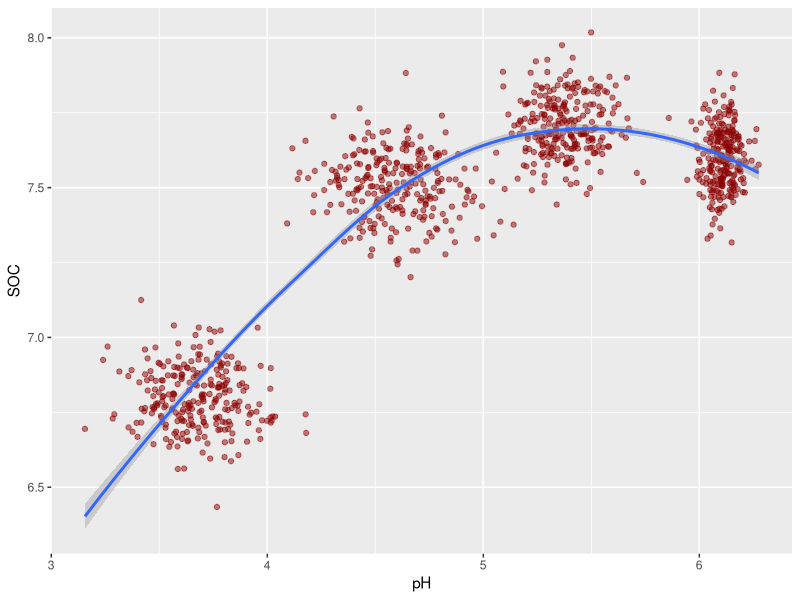
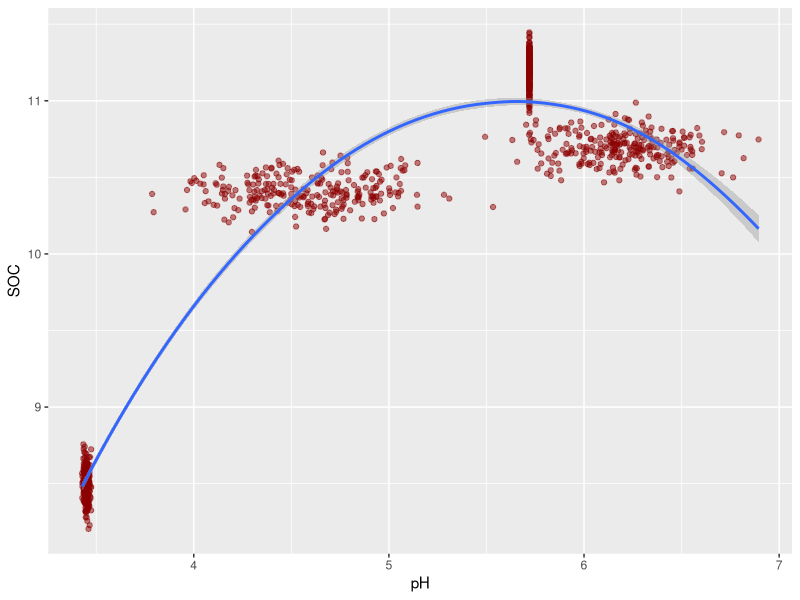
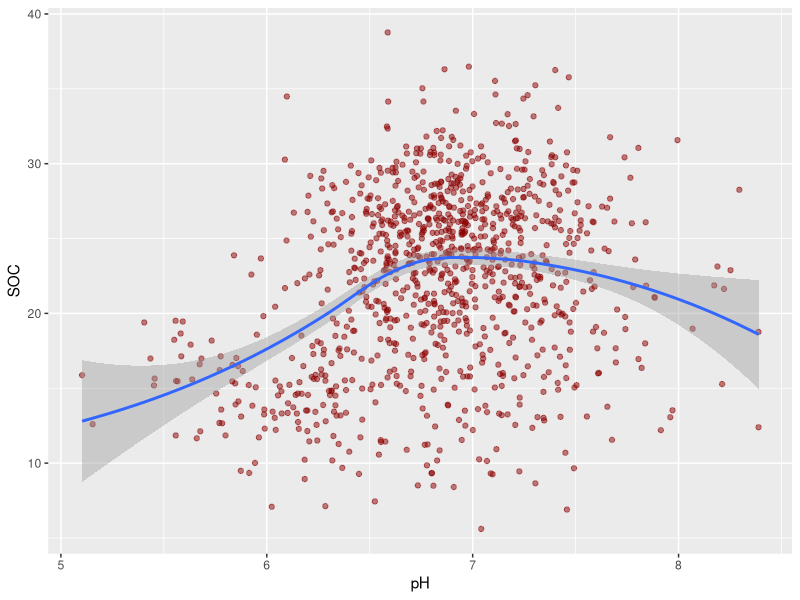
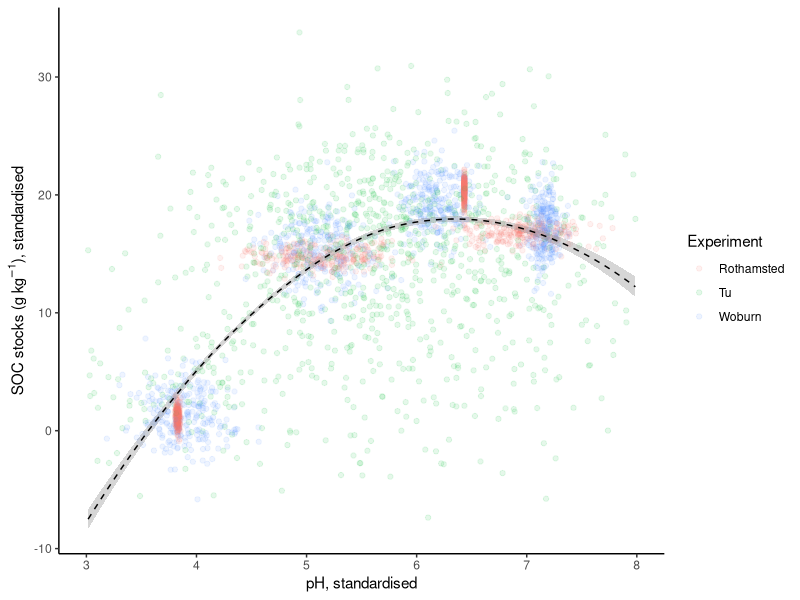
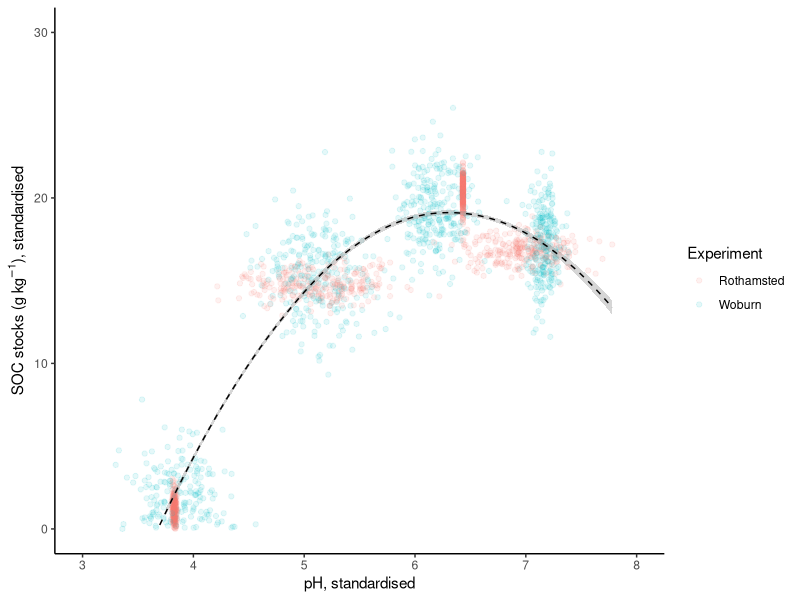
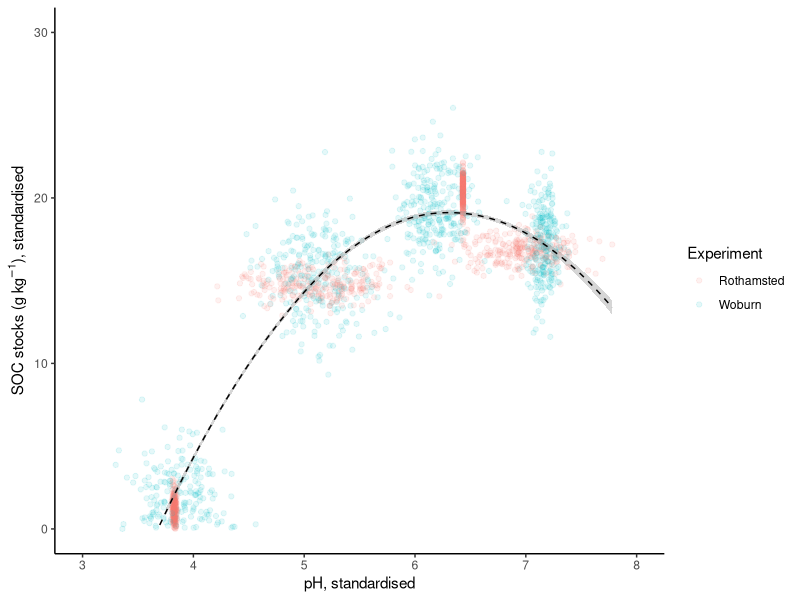

These figures' R source, in order:

# script to derive pH -> SOC response curve function for use in modelling studies
library(tidyverse)

set.seed(2605)
sim_n = round(10^3 / 4, 0)
Roth_dat <- tibble(pH = c(rnorm(n = sim_n, mean = 3.45, sd = 0.01),
                          rnorm(n = sim_n, mean = 4.58, sd = 0.31),
                          rnorm(n = sim_n, mean = 5.72, sd = 0),
                          rnorm(n = sim_n, mean = 6.19, sd = 0.23)),
                   SOC = c(rnorm(n = sim_n, mean = 8.5, sd = 0.1),
                           rnorm(n = sim_n, mean = 10.4, sd = 0.1),
                           rnorm(n = sim_n, mean = 11.2, sd = 0.1),
                           rnorm(n = sim_n, mean = 10.7, sd = 0.1))
)

sim_n <- round(10^3 / 4, 0)
Wob_dat <- tibble(pH = c(rnorm(n = sim_n, mean = 3.67, sd = 0.18),
                         rnorm(n = sim_n, mean = 4.59, sd = 0.2),
                         rnorm(n = sim_n, mean = 5.37, sd = 0.13),
                         rnorm(n = sim_n, mean = 6.1, sd = 0.06)),
                  SOC = c(rnorm(n = sim_n, mean = 6.8, sd = 0.1),
                          rnorm(n = sim_n, mean = 7.5, sd = 0.1),
                          rnorm(n = sim_n, mean = 7.7, sd = 0.1),
                          rnorm(n = sim_n, mean = 7.6, sd = 0.1)))

sim_n <- round(10^3 / 13, 0)
Tu_dat <- tibble(pH = c(rnorm(n = sim_n, mean = 6.46, sd = 0.59),
                        rnorm(n = sim_n, mean = 6.09, sd = 0.33),
                        rnorm(n = sim_n, mean = 6.78, sd = 0.57),
                        rnorm(n = sim_n, mean = 7.07, sd = 0.47),
                        rnorm(n = sim_n, mean = 7.01, sd = 0.46),
                        rnorm(n = sim_n, mean = 6.99, sd = 0.40),
                        rnorm(n = sim_n, mean = 6.89, sd = 0.35),
                        rnorm(n = sim_n, mean = 6.85, sd = 0.34),
                        rnorm(n = sim_n, mean = 6.88, sd = 0.31),
                        rnorm(n = sim_n, mean = 6.97, sd = 0.33),
                        rnorm(n = sim_n, mean = 6.91, sd = 0.27),
                        rnorm(n = sim_n, mean = 6.89, sd = 0.27),
                        rnorm(n = sim_n, mean = 7.07, sd = 0.40)),
                 SOC = c(rnorm(n = sim_n, mean = 14.71, sd = 3.45),
                         rnorm(n = sim_n, mean = 14.51, sd = 2.29),
                         rnorm(n = sim_n, mean = 14.87, sd = 3.80),
                         rnorm(n = sim_n, mean = 21.18, sd = 4.88),
                         rnorm(n = sim_n, mean = 23.70, sd = 5.94),
                         rnorm(n = sim_n, mean = 24.38, sd = 5.14),
                         rnorm(n = sim_n, mean = 23.66, sd = 3.97),
                         rnorm(n = sim_n, mean = 24.76, sd = 4.12),
                         rnorm(n = sim_n, mean = 24.93, sd = 4.15),
                         rnorm(n = sim_n, mean = 24.90, sd = 4.21),
                         rnorm(n = sim_n, mean = 24.06, sd = 2.62),
                         rnorm(n = sim_n, mean = 25.78, sd = 1.96),
                         rnorm(n = sim_n, mean = 27.95, sd = 3.26)))

ggplot(Wob_dat, aes(x = pH, y = SOC)) +
  geom_point(colour = "darkred", alpha = 0.5) +
  geom_smooth(method = "loess", span = 0.9)

ggplot(Roth_dat, aes(x = pH, y = SOC)) +
  geom_point(colour = "darkred", alpha = 0.5) +
  geom_smooth(method = "loess", span = 0.9)

ggplot(Tu_dat, aes(x = pH, y = SOC)) +
  geom_point(colour = "darkred", alpha = 0.5) +
  geom_smooth(method = "loess", span = 0.9)

SOC_dat <- bind_rows(list(Rothamsted = Roth_dat, Woburn = Wob_dat, Tu = Tu_dat), .id = "Experiment")

SOC_dat <- SOC_dat %>%
  mutate(SOC_av = mean(SOC),
         SOC_sd = sd(SOC),
         pH_av = mean(pH),
         pH_sd = sd(pH)) %>%
  group_by(Experiment) %>%
  mutate(SOC_groupav = mean(SOC),
         SOC_groupsd = sd(SOC),
         pH_groupav = mean(pH),
         pH_groupsd = sd(pH),
         SOC_std = (SOC - SOC_groupav) / SOC_groupsd,
         pH_std = (pH - pH_groupav) / pH_groupsd) %>%
  ungroup() %>%
  mutate(SOC_std2 = (SOC_std * SOC_sd) + SOC_av,
         pH_std2 = (pH_std * pH_sd) + pH_av) %>%
  sample_n(nrow(SOC_dat), replace = F)

mean(SOC_dat$SOC_std2)

ggplot(SOC_dat) +
  geom_point(aes(x = pH_std2, y = SOC_std2, colour = Experiment), alpha = 0.1) +
  geom_smooth(aes(x = pH_std2, y = SOC_std2, colour = Experiment), method = "loess", span = 1, lty = 2, size = 0.5, colour = "black", se = T) +
  scale_x_continuous(breaks = 3:8) +
  xlim(c(3, 8)) +
  #ylim(c(0, 30)) +
  labs(x = "pH, standardised",
       y = expression("SOC stocks (g kg"^{-1}*"), standardised")) +
  theme_classic()
#ggsave("Output plots/SOC model plot.png", width = 8, height = 5)

ggplot(SOC_dat %>% filter(Experiment != "Tu")) +
  geom_point(aes(x = pH_std2, y = SOC_std2, colour = Experiment), alpha = 0.1) +
  geom_smooth(aes(x = pH_std2, y = SOC_std2, colour = Experiment), method = "loess", span = 1, lty = 2, size = 0.5, colour = "black", se = T) +
  scale_x_continuous(breaks = 3:8) +
  xlim(c(3, 8)) +
  ylim(c(0, 30)) +
  labs(x = "pH, standardised",
       y = expression("SOC stocks (g kg"^{-1}*"), standardised")) +
  theme_classic()
ggsave("Output plots/SOC model plot.png", width = 8, height = 4)

SOC_RC_model <- loess(SOC_std2 ~ pH_std2, data = SOC_dat %>% filter(Experiment != "Tu"), span = 1)

# temp <- tibble(pH = seq(from = 3.5, to = 7.5, length.out = 100),
#                SOC = predict(SOC_RC_model, newdata = pH))
# qplot(temp$pH, temp$SOC)
# rm(temp)

SOC_RC <- function(ipH, fpH){
  iSOC <- predict(SOC_RC_model, newdata = ipH)
  fSOC <- predict(SOC_RC_model, newdata = fpH)
  cSOC <- fSOC / iSOC
  return(cSOC)
}
               